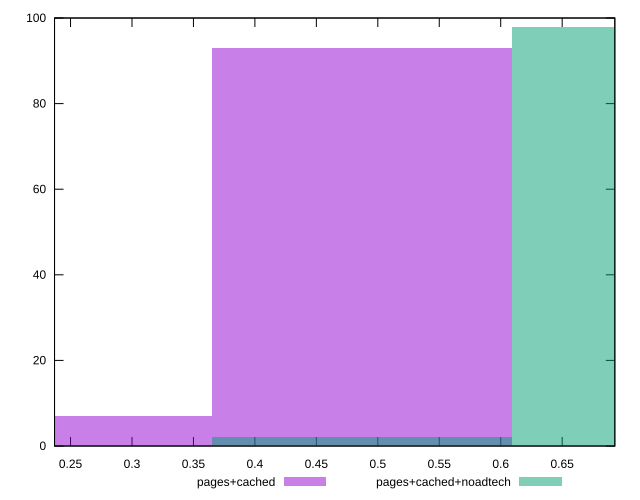

The gnuplot source for this figure:
reset

$pagesCached <<EOF
0.24352291536029516 7
0.4870458307205903 93
EOF

$pagesCachedNoadtech <<EOF
0.4870458307205903 2
0.7305687460808855 98
EOF

set key outside below
set boxwidth 0.24352291536029516
set xrange [0.23698529755288966:0.6928404001851729]
set yrange [0:100]
set trange [0:100]
set style fill transparent solid 0.5 noborder
set terminal svg size 640, 500 enhanced background rgb 'white'
set output "report_00017_2021-02-10T15-08-03.406Z/meta/pScore/comparison/histogram/1_vs_2.svg"

plot $pagesCached title "pages+cached" with boxes, \
     $pagesCachedNoadtech title "pages+cached+noadtech" with boxes

reset
